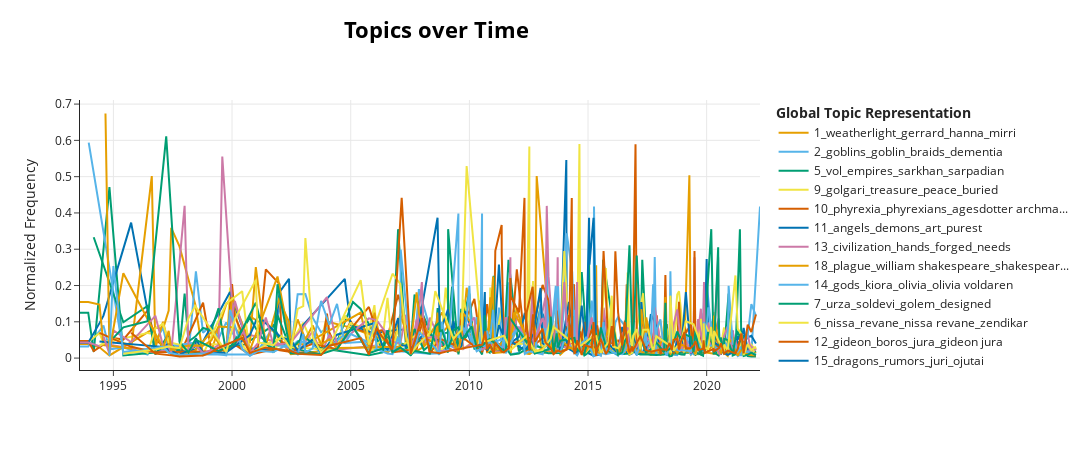

Notebook code for this chart:
### Code cell
# what if we normalize frequency 
topic_model.visualize_topics_over_time(topics_over_time, topics = [1,2,3,4,5,6,7,8,9,10,11,12,13,14,15,16,17,18,19],
normalize_frequency=True)
